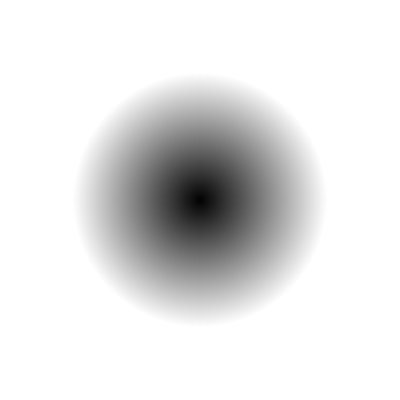
Frame 1 (no input)
Frame 60 (the mouse pressed at the canvas centre just before this capture): identical to frame 1, image omitted
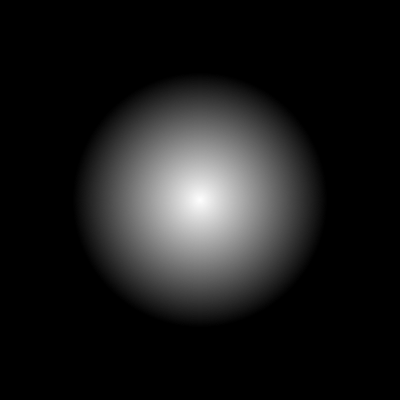
Frame 120 (the mouse held since frame 60 and released just before this capture)

The Processing sketch that drew these frames (run headless with seeded random() and noise(); from frame 60 on, the mouse is pressed at the canvas centre):

// Processing sketch: RadialGradient
// ── RadialGradient.pde
boolean state = false;

void setup(){
  size(400, 400);
  noStroke();
}   

void draw(){
  if(state){ 
    cursor(HAND);
    state = true;
    background(0);
    for(int i=255; i>=0; i--){
      fill(255-i);
      circle(width/2, height/2, i);
    }
  }
  else{
    cursor(ARROW);
    background(255);
 
    for(int i=255; i>=0; i--){
      fill(i);
      circle(width/2, height/2, i);
    }
  }
}

void mousePressed(){
  state = !state;
}
